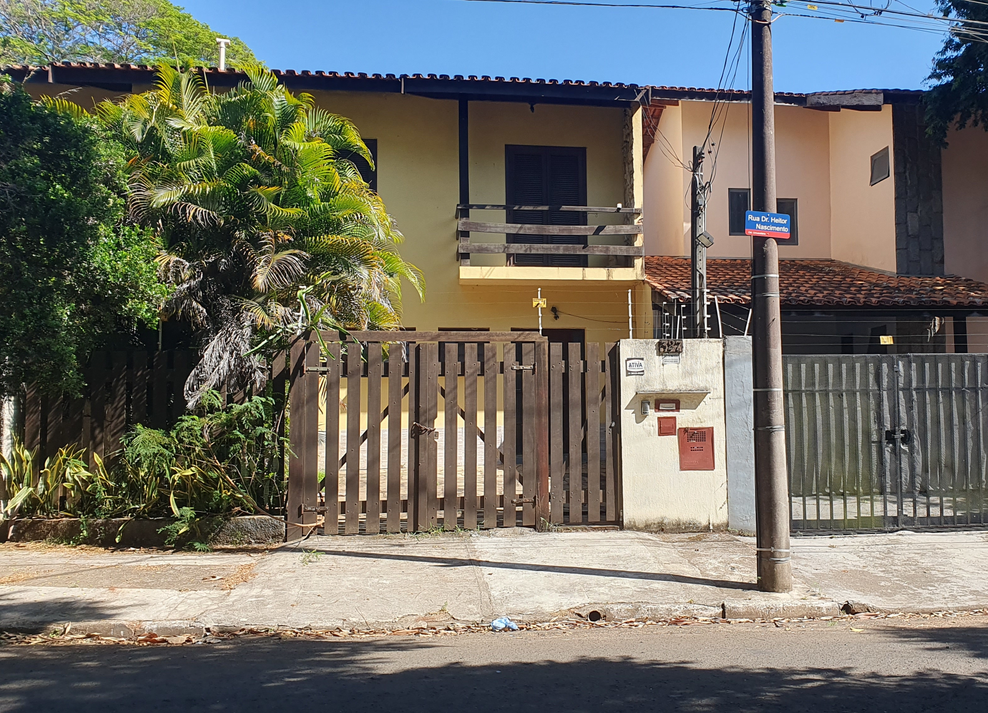
#> input picture images/reduce/casa1_2.png, 988 x 713 px, shrunk from 1570 x 1134 before the run
$ jupyter execute caso2.ipynb
#> lines starting #> are read from the running program, lines starting #| are printed output that depends on the picture
# Stitching Images to Panoramic View

[cell 1]
import cv2
import matplotlib.pyplot as plt
import numpy as np

[cell 2]
# Parametros
feature_extractor = 'sift'
feature_matching = 'knn'

## Segundo Caso: 2 imagens diferentes

[cell 3]
# Usaremos a imagem colorida apenas para visualização e a imagem cinza para processamento
queryImg = cv2.imread('images/reduce/casa1_2.png', 1)
#> queryImg is the input picture: shape (713, 988, 3); mean B, G, R 102.6, 111.6, 113
queryImg_gray = cv2.cvtColor(queryImg, cv2.COLOR_BGR2GRAY)
queryImg = cv2.cvtColor(queryImg, cv2.COLOR_BGR2RGB)

trainImg = cv2.imread('images/reduce/casa1_1.png', 1)
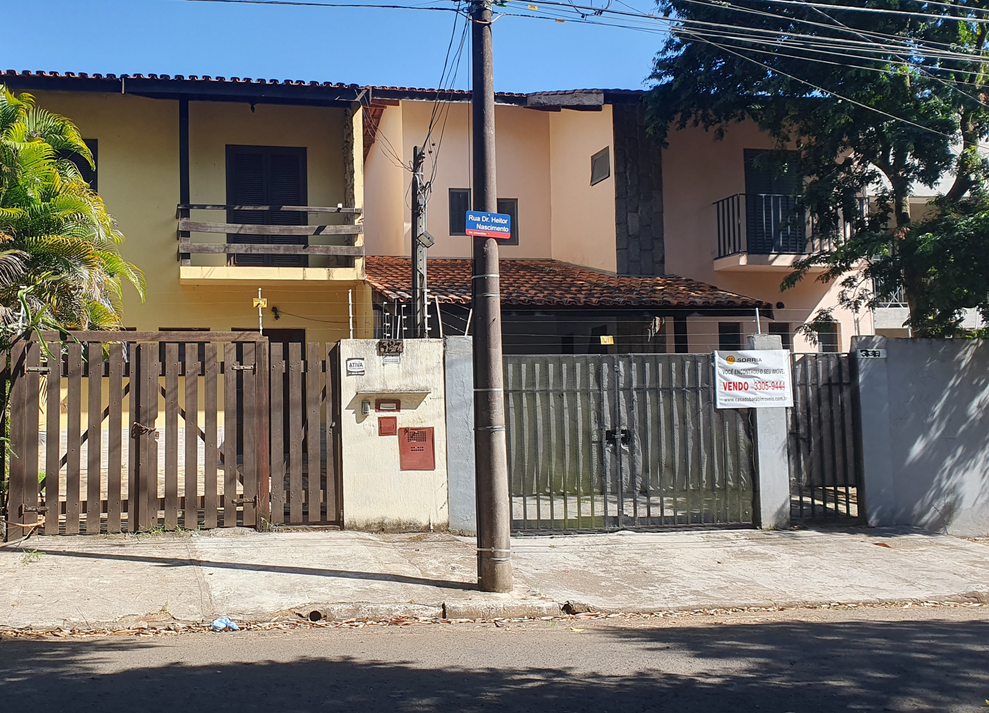
#> input picture images/reduce/casa1_1.png, 989 x 713 px, shrunk from 1572 x 1134 before the run
#> trainImg is the input picture: shape (713, 989, 3); mean B, G, R 108.4, 111.6, 113.5
trainImg_gray = cv2.cvtColor(trainImg, cv2.COLOR_BGR2GRAY)
trainImg = cv2.cvtColor(trainImg, cv2.COLOR_BGR2RGB)

plt.figure(figsize=(10,5))

plt.subplot(1,2,1)
plt.imshow(queryImg)
plt.title('Query Image')


plt.subplot(1,2,2)
plt.imshow(trainImg)
plt.title('Training image (Image to be stitched to Query image)')


plt.show()
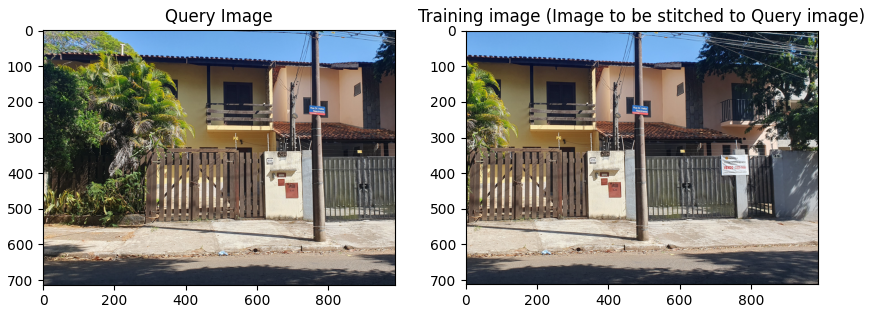
#> figure drawn by matplotlib, 2 panels

### Extração e Detecção de Características

[cell 4]
def detectAndDescribe(image, method=None):
    '''
    Calcula os ponto-chaves e características usando um especifíco método
    '''
#> called with method = 'sift'

    assert method is not None, 'Você precisa definir um método de detecção. Valores são: "sift", "surf" e "orb"'

    if method == 'orb':
        descriptor = cv2.ORB_create()
    elif method == 'surf':
        descriptor = cv2.xfeatures2d.SURF_create()
    elif method == 'brisk':
        descriptor = cv2.BRISK_create()
    elif method == 'sift':
        descriptor = cv2.xfeatures2d.SIFT_create()

    (kps, features) = descriptor.detectAndCompute(image, None)
#> kps = 3871 keypoints; strongest (x, y, size): (840, 101, 1.9), (866, 219, 1.9), (832, 488, 1.9), (877, 183, 2)

    return (kps, features)

[cell 5]
# Busca os pontos-chave e recursos correspondentes às imagens
kpsA, featuresA = detectAndDescribe(trainImg_gray, method=feature_extractor)
#> kpsA has the same summary as kps in detectAndDescribe
kpsB, featuresB = detectAndDescribe(queryImg_gray, method=feature_extractor)
#> in detectAndDescribe (call 2), `(kps, features) = descriptor.detectAndCompute(image, None)`: kps = 4273 keypoints; strongest (x, y, size): (270, 337, 2.1), (160, 221, 1.8), (886, 340, 7.2), (132, 549, 1.8)
#> kpsB has the same summary as kps in detectAndDescribe

# Desenha os pontos-chave obtidos nas imagens
img_kpsA = cv2.drawKeypoints(trainImg_gray ,kpsA,None,color=(0,255,0))
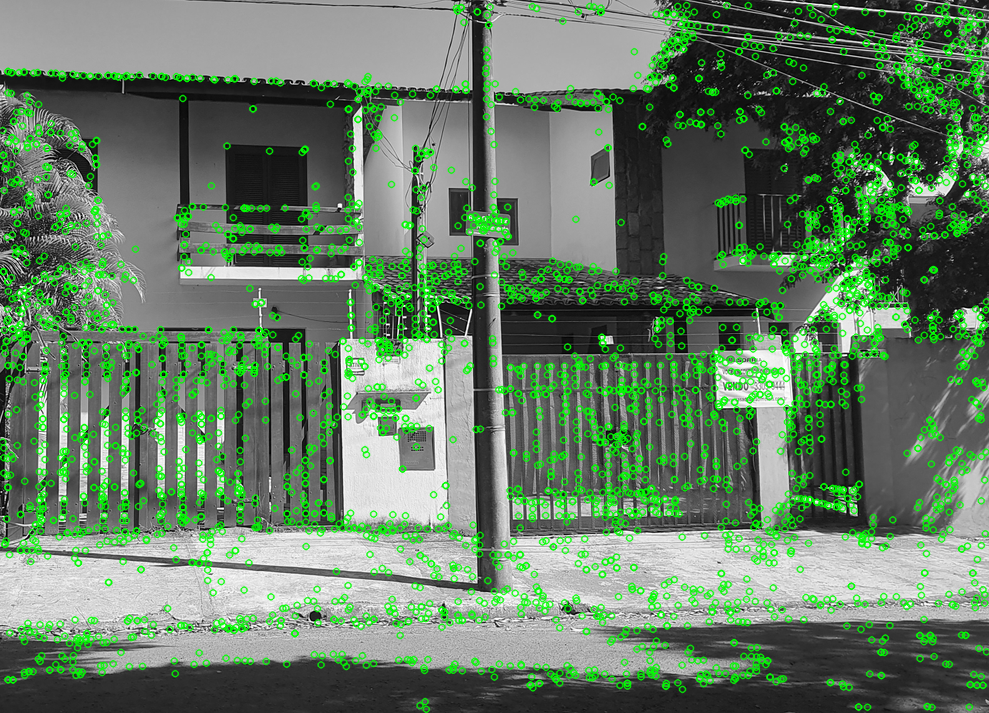
#> img_kpsA: shape (713, 989, 3); mean of channels 0, 1, 2 100.6, 126.2, 100.6; drawn as B, G, R
img_kpsB = cv2.drawKeypoints(queryImg_gray,kpsB,None,color=(0,255,0))
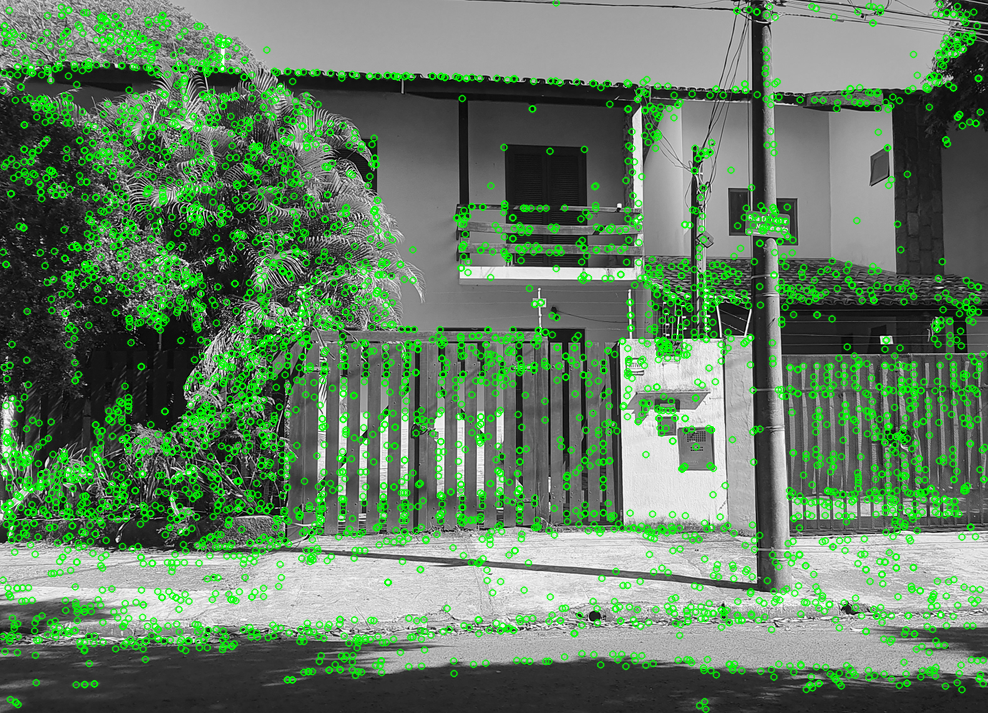
#> img_kpsB: shape (713, 988, 3); mean of channels 0, 1, 2 98.9, 127.1, 98.9; drawn as B, G, R

plt.figure(figsize=(10,5))

plt.subplot(1,2,1)
plt.imshow(img_kpsA)
plt.title('Query image with keypoints')

plt.subplot(1,2,2)
plt.imshow(img_kpsB)
plt.title('Training image with keypoints')

plt.show()

### Correspondência de Características

[cell 6]
def matchKeyPoints(featuresA, featuresB, method, ratio=0.75):
    "Cria e retorna as correspondências entre os pontos-chaves das duas imagens"
#> called with featuresA = array of shape (3871, 128), featuresB = array of shape (4273, 128), method = 'knn', ratio = 0.75

    crossCheck = True if method == 'bf' else False

    # Criar o matcher correspondente ao método utilizado para extrair as características
    if feature_extractor == 'sift' or feature_extractor == 'surf':
        bf = cv2.BFMatcher(cv2.NORM_L2, crossCheck=crossCheck)
    elif feature_extractor == 'orb' or feature_extractor == 'brisk':
        bf = cv2.BFMatcher(cv2.NORM_HAMMING, crossCheck=crossCheck)

    # Encontrar os pares correspondentes do
    if method == 'bf':
        best_matches = bf.match(featuresA,featuresB)
        matches = sorted(best_matches, key = lambda x:x.distance)
        print('Matches (Brute Force):', len(matches))

    elif method == 'knn':
        best_matches = bf.knnMatch(featuresA,featuresB, 2)
#> best_matches = 3871 matches

        matches = []
        for m,n in best_matches:
            # ensure the distance is within a certain ratio of each
            # other (i.e. Lowe's ratio test)
            if m.distance < n.distance * ratio:
                matches.append(m)
#> after the loop, matches = 1993 matches

        print('Matches (knn):', len(matches))
#| Matches (knn): 1993

    return matches

[cell 7]
# Vamos encontrar os ponto chaves correspondentes nessas duas imagens
matches = matchKeyPoints(featuresA, featuresB, feature_matching)
#> matches = 1993 matches

plt.figure(figsize=(20,5))
plt.imshow(
    cv2.drawMatches(trainImg,kpsA,queryImg,kpsB,matches[:50],None,flags=cv2.DrawMatchesFlags_NOT_DRAW_SINGLE_POINTS)
)

plt.show()
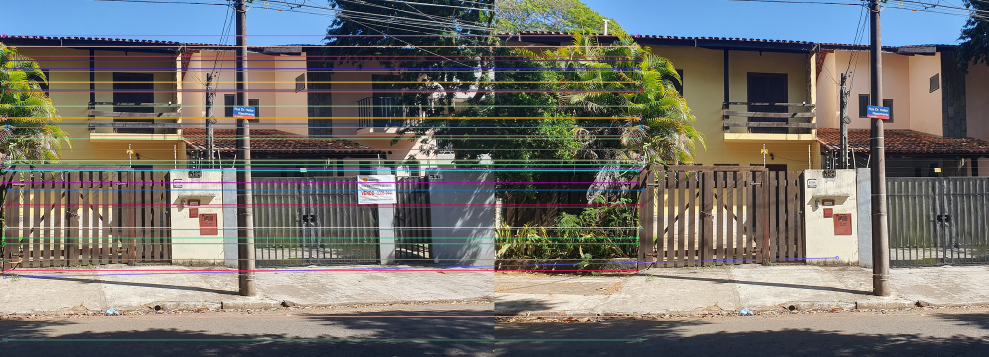
#> shown: shape (713, 1977, 3) (shown at 1/2 size); mean R, G, B 115.3, 113.2, 108.7

### Encontrando a matriz de Homografia

[cell 8]
# Coordenadas do pontos-chave
kpsA = np.float32([kp.pt for kp in kpsA])
#> kpsA = 3871 pairs, first value 2.38 to 986.1, second value 5.02 to 708.8
kpsB = np.float32([kp.pt for kp in kpsB])
#> kpsB = 4273 pairs, first value 2.43 to 984.4, second value 2.47 to 708.8

# Índices dos pontos-chaves no descriptor
ptsA = np.float32([kpsA[m.queryIdx] for m in matches])
#> ptsA = 1993 pairs, first value 2.99 to 980.1, second value 5.87 to 708.8
ptsB = np.float32([kpsB[m.trainIdx] for m in matches])
#> ptsB = 1993 pairs, first value 44.56 to 984.4, second value 5.84 to 708.8

# DOC: Finds a perspective transformation between two planes.
(H, status) = cv2.findHomography(ptsA, ptsB, cv2.RANSAC,4)
#> H = [[1, -1.72e-05, 279.4], [2.86e-05, 1, 0.0146], [8.29e-08, -2.48e-08, 1]]; status = 1993 values, max 1 at index 0, min 0 at index 23, mean 0.973

[cell 9]
# Por fim, vamos gerar o resultado final
width = trainImg.shape[1] + queryImg.shape[1]
#> width = 1977
height = trainImg.shape[0] + queryImg.shape[0]
#> height = 1426

result = cv2.warpPerspective(trainImg, H, (width, height))
result[0:queryImg.shape[0], 0:queryImg.shape[1]] = queryImg
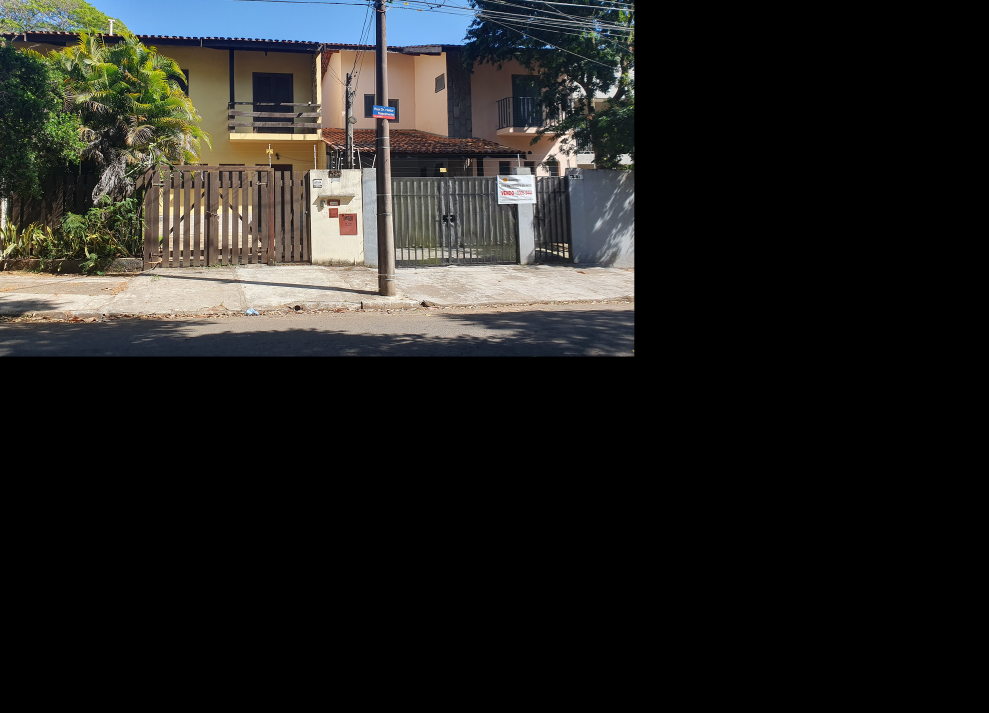
#> result: shape (1426, 1977, 3) (shown at 1/2 size); mean R, G, B 34.6, 34.3, 32.1

_x = np.nonzero(result.sum(0).sum(-1) == 0)[0][0]
_y = np.nonzero(result.sum(1).sum(-1) == 0)[0][0]

plt.imshow(result[:_y,:_x])
#plt.imsave('outputs/result_orb.png', result[:_y,:_x])
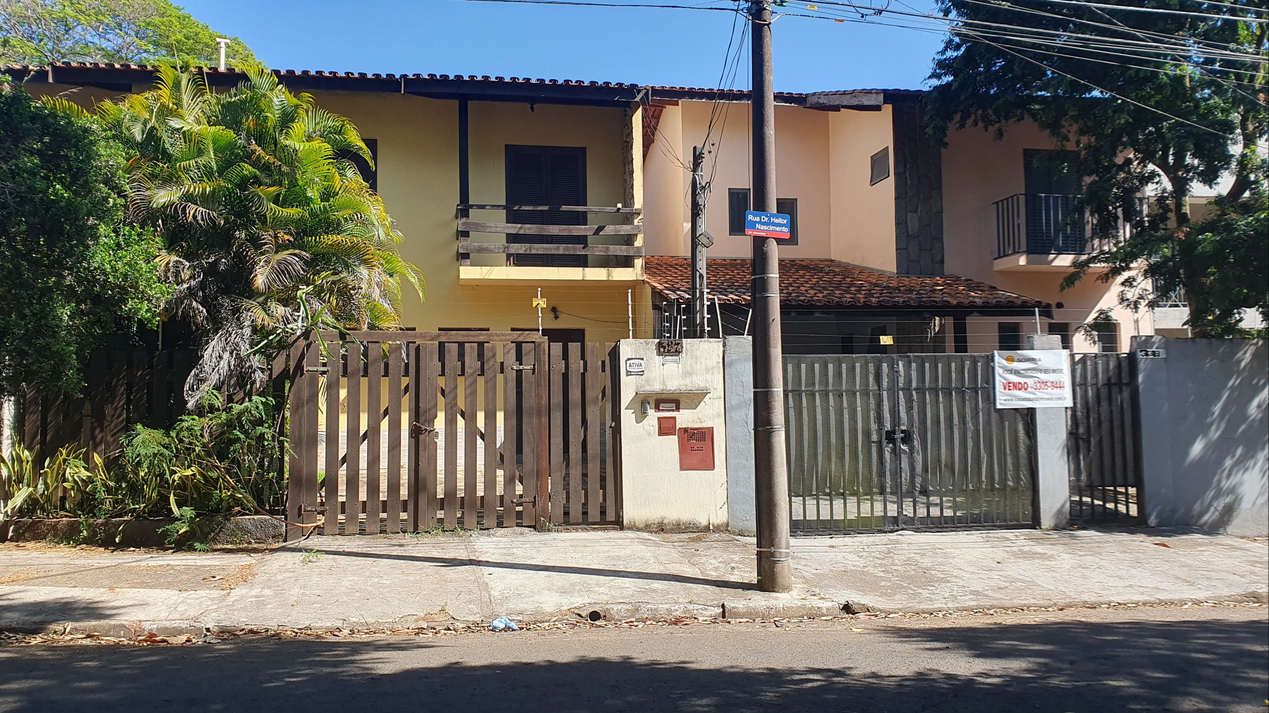
#> shown: shape (713, 1269, 3); mean R, G, B 107.7, 106.9, 100.2
